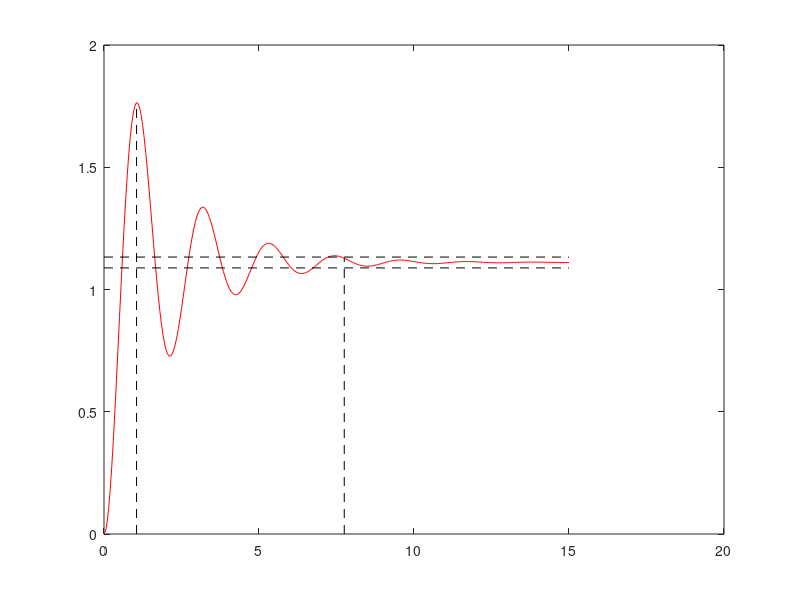

The MATLAB script that drew this image:
clear all;close all; clc
t=0:.05:15;
G=tf(10,[1 1 9]);
u=ones(size(t));
y=lsim(G,u,t);
plot(t,y,'-r')
y_ss=y(end);% steady state value
a=find(abs(y-.1*y_ss) < 0.1,1);
b=find(abs(y-.9*y_ss) < 0.1,1);
Rise_time=t(b)-t(a);
y_max=max(y)
c=find(y==y_max);
Peak_time=t(c)
OS=((y_max-y_ss)/y_ss)*100
Error=1-y_ss;
d=find(abs(y-y_ss) < .02*y_ss);
j=1;
for i=1:length(d)
    if (abs(y_ss-y(d(i):end))<.02*y_ss)
        if(j==1)
           Settling_time=t(d(i+1));
           ys=y(d(i+1));
           j=0;
        end
    end
end
Settling_time
hold on
plot([Peak_time, Peak_time],[0,y_max],'--k')
plot([Settling_time,Settling_time],[0,ys],'--k')
plot([t(1),t(end)],[1.02*y_ss,1.02*y_ss],'--k')
plot([t(1),t(end)],[0.98*y_ss,0.98*y_ss],'--k')

